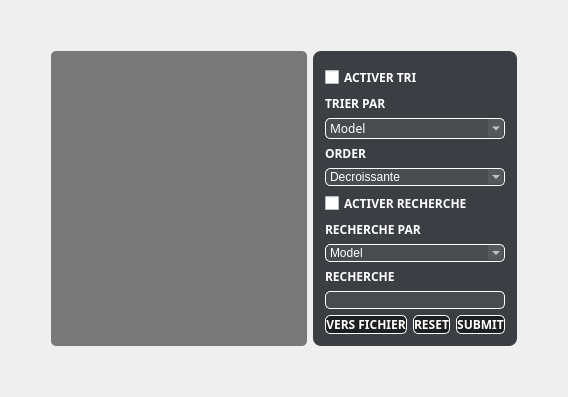
            <widget class="QWidget" name="Afficher_2">
             <property name="styleSheet">
              <string notr="true">#Afficher_2{
border-image:url(&quot;://sources/63-9f8911bdc92a7a4c2c2f1aa74ebb0b1a1.jpg&quot;);
border:0;
}</string>
             </property>
             <attribute name="title">
              <string>Afficher</string>
             </attribute>
             <layout class="QGridLayout" name="gridLayout_37">
              <item row="0" column="1">
               <spacer name="verticalSpacer_32">
                <property name="orientation">
                 <enum>Qt::Vertical</enum>
                </property>
                <property name="sizeHint" stdset="0">
                 <size>
                  <width>20</width>
                  <height>40</height>
                 </size>
                </property>
               </spacer>
              </item>
              <item row="1" column="1">
               <layout class="QVBoxLayout" name="verticalLayout_14">
                <item>
                 <widget class="QTableView" name="tableView">
                  <property name="font">
                   <font>
                    <family>Cairo</family>
                    <weight>75</weight>
                    <bold>true</bold>
                   </font>
                  </property>
                  <property name="styleSheet">
                   <string notr="true">QTableView {
    gridline-color: white;
color:white;
   background-color:rgba(0,0,0,50%);
border:0px;
border-radius: 5px;
    }
QHeaderView {background-color: transparent;
color:white;

}
QHeaderView::section{
border-style: none;
background-color: transparent;
margin-bottom:5px;
margin-top:5px;
border:0px;
}
QTableView QTableCornerButton::section {
     bottom-style:none;
border:0px;

 }
</string>
                  </property>
                 </widget>
                </item>
               </layout>
              </item>
              <item row="1" column="2">
               <widget class="QGroupBox" name="groupBox_25">
                <property name="styleSheet">
                 <string notr="true">QGroupBox{
background-color:rgba(14,17,22,80%);
color:white;
border:0;
border-radius:8px;
}</string>
                </property>
                <property name="title">
                 <string/>
                </property>
                <layout class="QGridLayout" name="gridLayout_73">
                 <item row="1" column="0">
                  <layout class="QHBoxLayout" name="horizontalLayout_22">
                   <item>
                    <widget class="QPushButton" name="pushButton_44">
                     <property name="font">
                      <font>
                       <family>Cairo</family>
                       <weight>75</weight>
                       <bold>true</bold>
                      </font>
                     </property>
                     <property name="styleSheet">
                      <string notr="true">QPushButton{
background-color:rgba(0,0,0,50%);
color:white;
border:1 solid white;
border-radius: 5px;
}
QPushButton:hover{
background-color:rgba(0,255,0,50%);
color:black;
}</string>
                     </property>
                     <property name="text">
                      <string>VERS FICHIER</string>
                     </property>
                    </widget>
                   </item>
                   <item>
                    <widget class="QPushButton" name="pushButton_20">
                     <property name="font">
                      <font>
                       <family>Cairo</family>
                       <weight>75</weight>
                       <bold>true</bold>
                      </font>
                     </property>
                     <property name="styleSheet">
                      <string notr="true">QPushButton{
background-color:rgba(0,0,0,50%);
color:white;
border:1 solid white;
border-radius: 5px;
}
QPushButton:hover{
background-color:rgba(0,255,0,50%);
color:black;
}</string>
                     </property>
                     <property name="text">
                      <string>RESET</string>
                     </property>
                    </widget>
                   </item>
                   <item>
                    <widget class="QPushButton" name="pushButton_45">
                     <property name="font">
                      <font>
                       <family>Cairo</family>
                       <weight>75</weight>
                       <bold>true</bold>
                      </font>
                     </property>
                     <property name="styleSheet">
                      <string notr="true">QPushButton{
background-color:rgba(0,0,0,50%);
color:white;
border:1 solid white;
border-radius: 5px;
}
QPushButton:hover{
background-color:rgba(0,255,0,50%);
color:black;
}</string>
                     </property>
                     <property name="text">
                      <string>SUBMIT</string>
                     </property>
                    </widget>
                   </item>
                  </layout>
                 </item>
                 <item row="0" column="0">
                  <layout class="QVBoxLayout" name="verticalLayout_32">
                   <item>
                    <widget class="QCheckBox" name="checkBox">
                     <property name="font">
                      <font>
                       <family>Cairo</family>
                       <weight>75</weight>
                       <bold>true</bold>
                      </font>
                     </property>
                     <property name="styleSheet">
                      <string notr="true">QCheckBox {
    color:white;
    }</string>
                     </property>
                     <property name="text">
                      <string>ACTIVER TRI</string>
                     </property>
                    </widget>
                   </item>
                   <item>
                    <widget class="QLabel" name="label_77">
                     <property name="font">
                      <font>
                       <family>Cairo</family>
                       <weight>75</weight>
                       <bold>true</bold>
                      </font>
                     </property>
                     <property name="styleSheet">
                      <string notr="true">QLabel{
color:white;
}</string>
                     </property>
                     <property name="text">
                      <string>TRIER PAR</string>
                     </property>
                    </widget>
                   </item>
                   <item>
                    <widget class="QComboBox" name="comboBox_7">
                     <property name="font">
                      <font>
                       <family>Cairo</family>
                       <weight>50</weight>
                       <bold>false</bold>
                      </font>
                     </property>
                     <property name="styleSheet">
                      <string notr="true">QComboBox {
background-color:rgba(255,255,255,7%);
border:1 solid white;
border-radius:5px;
color:white;
}
QComboBox::down-arrow {

}</string>
                     </property>
                     <item>
                      <property name="text">
                       <string>Model</string>
                      </property>
                     </item>
                     <item>
                      <property name="text">
                       <string>ID</string>
                      </property>
                     </item>
                     <item>
                      <property name="text">
                       <string>Etat</string>
                      </property>
                     </item>
                    </widget>
                   </item>
                   <item>
                    <widget class="QLabel" name="label_78">
                     <property name="font">
                      <font>
                       <family>Cairo</family>
                       <weight>75</weight>
                       <bold>true</bold>
                      </font>
                     </property>
                     <property name="styleSheet">
                      <string notr="true">QLabel{
color:white;
}</string>
                     </property>
                     <property name="text">
                      <string>ORDER </string>
                     </property>
                    </widget>
                   </item>
                   <item>
                    <widget class="QComboBox" name="comboBox_8">
                     <property name="styleSheet">
                      <string notr="true">QComboBox {
background-color:rgba(255,255,255,7%);
border:1 solid white;
border-radius:5px;
color:white;
}
QComboBox::down-arrow {

}</string>
                     </property>
                     <item>
                      <property name="text">
                       <string>Decroissante</string>
                      </property>
                     </item>
                     <item>
                      <property name="text">
                       <string>Croissante</string>
                      </property>
                     </item>
                    </widget>
                   </item>
                   <item>
                    <widget class="QCheckBox" name="checkBox_2">
                     <property name="font">
                      <font>
                       <family>Cairo</family>
                       <weight>75</weight>
                       <bold>true</bold>
                      </font>
                     </property>
                     <property name="styleSheet">
                      <string notr="true">QCheckBox
{
color:white;
}</string>
                     </property>
                     <property name="text">
                      <string>ACTIVER RECHERCHE</string>
                     </property>
                    </widget>
                   </item>
                   <item>
                    <widget class="QLabel" name="label_83">
                     <property name="font">
                      <font>
                       <family>Cairo</family>
                       <weight>75</weight>
                       <bold>true</bold>
                      </font>
                     </property>
                     <property name="styleSheet">
                      <string notr="true">QLabel{
color:white;
}</string>
                     </property>
                     <property name="text">
                      <string>RECHERCHE PAR</string>
                     </property>
                    </widget>
                   </item>
                   <item>
                    <widget class="QComboBox" name="comboBox_9">
                     <property name="styleSheet">
                      <string notr="true">QComboBox {
background-color:rgba(255,255,255,7%);
border:1 solid white;
border-radius:5px;
color:white;
}
QComboBox::down-arrow {

}</string>
                     </property>
                     <item>
                      <property name="text">
                       <string>Model</string>
                      </property>
                     </item>
                     <item>
                      <property name="text">
                       <string>ID</string>
                      </property>
                     </item>
                     <item>
                      <property name="text">
                       <string>Etat</string>
                      </property>
                     </item>
                    </widget>
                   </item>
                   <item>
                    <widget class="QLabel" name="label_84">
                     <property name="font">
                      <font>
                       <family>Cairo</family>
                       <weight>75</weight>
                       <bold>true</bold>
                      </font>
                     </property>
                     <property name="styleSheet">
                      <string notr="true">QLabel{
color:white;
}</string>
                     </property>
                     <property name="text">
                      <string>RECHERCHE </string>
                     </property>
                    </widget>
                   </item>
                   <item>
                    <widget class="QLineEdit" name="lineEdit_50">
                     <property name="styleSheet">
                      <string notr="true">QLineEdit{
background-color:rgba(255,255,255,7%);
border:1 solid white;
border-radius:5px;
color:white;
}
QLineEdit:focus{
border: 2px solid red;
border-radius:5px;
}</string>
                     </property>
                    </widget>
                   </item>
                  </layout>
                 </item>
                </layout>
               </widget>
              </item>
              <item row="2" column="1">
               <spacer name="verticalSpacer_33">
                <property name="orientation">
                 <enum>Qt::Vertical</enum>
                </property>
                <property name="sizeHint" stdset="0">
                 <size>
                  <width>20</width>
                  <height>40</height>
                 </size>
                </property>
               </spacer>
              </item>
              <item row="1" column="3">
               <spacer name="horizontalSpacer_35">
                <property name="orientation">
                 <enum>Qt::Horizontal</enum>
                </property>
                <property name="sizeHint" stdset="0">
                 <size>
                  <width>40</width>
                  <height>20</height>
                 </size>
                </property>
               </spacer>
              </item>
              <item row="1" column="0">
               <spacer name="horizontalSpacer_34">
                <property name="orientation">
                 <enum>Qt::Horizontal</enum>
                </property>
                <property name="sizeHint" stdset="0">
                 <size>
                  <width>40</width>
                  <height>20</height>
                 </size>
                </property>
               </spacer>
              </item>
             </layout>
            </widget>
